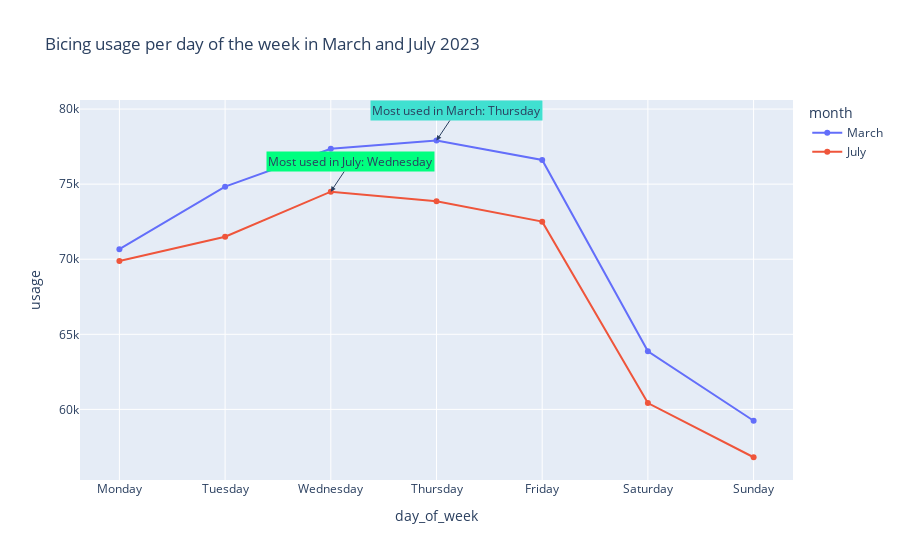

Here is the notebook cell this chart was saved with:
### Code cell
# order dataset weekdays
# Define the correct order of days
day_order = ['Monday', 'Tuesday', 'Wednesday', 'Thursday', 'Friday', 'Saturday', 'Sunday']

# Convert 'day_of_week' to a categorical type with the correct order
df_day_of_week_usage_march['day_of_week'] = pd.Categorical(df_day_of_week_usage_march['day_of_week'], categories=day_order, ordered=True)
df_day_of_week_usage_july['day_of_week'] = pd.Categorical(df_day_of_week_usage_july['day_of_week'], categories=day_order, ordered=True)

# Sort DataFrame by the ordered categorical
df_day_of_week_usage_march = df_day_of_week_usage_march.sort_values('day_of_week')
df_day_of_week_usage_july = df_day_of_week_usage_july.sort_values('day_of_week')


df_day_of_week_usage_march['month'] = 'March'
df_day_of_week_usage_july['month'] = 'July'
df_combined = pd.concat([df_day_of_week_usage_march, df_day_of_week_usage_july])

fig = px.line(df_combined, x='day_of_week', y='usage', color='month', title='Bicing usage per day of the week in March and July 2023', markers=True,
              category_orders={'day_of_week': day_order})

# Find the most used day for March and July
most_used_day_march = df_day_of_week_usage_march.loc[df_day_of_week_usage_march['usage'].idxmax()]
most_used_day_july = df_day_of_week_usage_july.loc[df_day_of_week_usage_july['usage'].idxmax()]

# Add annotations for the most used days
fig.add_annotation(
    x=most_used_day_march['day_of_week'],
    y=most_used_day_march['usage'],
    text=f"Most used in March: {most_used_day_march['day_of_week']}",
    showarrow=True,
    arrowhead=2,
    ax=20,
    ay=-30,
    bgcolor="turquoise"
)

fig.add_annotation(
    x=most_used_day_july['day_of_week'],
    y=most_used_day_july['usage'],
    text=f"Most used in July: {most_used_day_july['day_of_week']}",
    showarrow=True,
    arrowhead=2,
    ax=20,
    ay=-30,
    bgcolor="springgreen"
)
fig.show()

### Figure 1 — Plotly figure (JSON) as saved in the notebook; plotly's stock layout.template omitted (floating-point values rounded to 4 significant figures)
{"data": [{"hovertemplate": "month=March<br>day_of_week=%{x}<br>usage=%{y}<extra></extra>", "legendgroup": "March", "line": {"color": "#636efa", "dash": "solid"}, "marker": {"symbol": "circle"}, "mode": "lines+markers", "name": "March", "orientation": "v", "showlegend": true, "type": "scatter", "x": ["Monday", "Tuesday", "Wednesday", "Thursday", "Friday", "Saturday", "Sunday"], "xaxis": "x", "y": [70671, 74832, 77351, 77906, 76606, 63871, 59242], "yaxis": "y"}, {"hovertemplate": "month=July<br>day_of_week=%{x}<br>usage=%{y}<extra></extra>", "legendgroup": "July", "line": {"color": "#EF553B", "dash": "solid"}, "marker": {"symbol": "circle"}, "mode": "lines+markers", "name": "July", "orientation": "v", "showlegend": true, "type": "scatter", "x": ["Monday", "Tuesday", "Wednesday", "Thursday", "Friday", "Saturday", "Sunday"], "xaxis": "x", "y": [69880, 71495, 74500.0, 73860.0, 72503, 60418, 56812], "yaxis": "y"}], "layout": {"annotations": [{"arrowhead": 2, "ax": 20, "ay": -30, "bgcolor": "turquoise", "showarrow": true, "text": "Most used in March: Thursday", "x": "Thursday", "y": 77906}, {"arrowhead": 2, "ax": 20, "ay": -30, "bgcolor": "springgreen", "showarrow": true, "text": "Most used in July: Wednesday", "x": "Wednesday", "y": 74500.0}], "legend": {"title": {"text": "month"}, "tracegroupgap": 0}, "title": {"text": "Bicing usage per day of the week in March and July 2023"}, "xaxis": {"anchor": "y", "categoryarray": ["Monday", "Tuesday", "Wednesday", "Thursday", "Friday", "Saturday", "Sunday"], "categoryorder": "array", "domain": [0, 1], "title": {"text": "day_of_week"}}, "yaxis": {"anchor": "x", "domain": [0, 1], "title": {"text": "usage"}}}}
